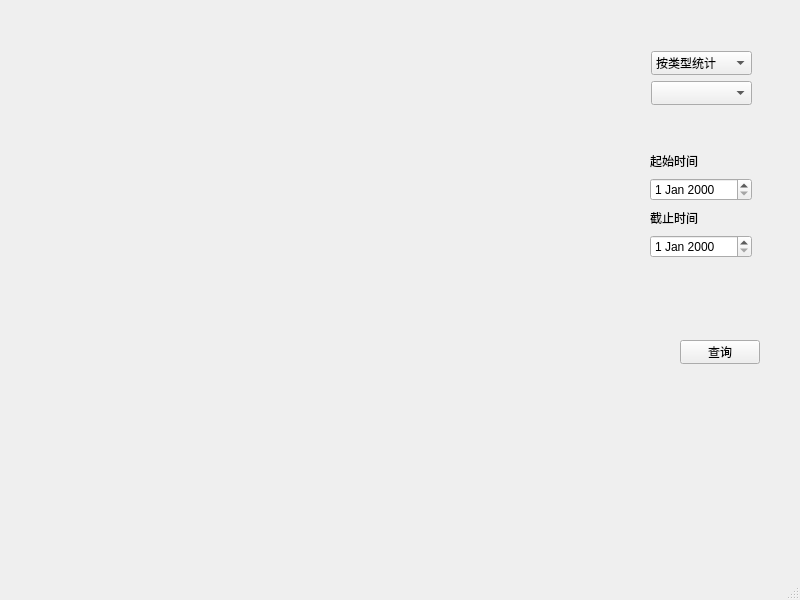
<?xml version="1.0" encoding="UTF-8"?>
<ui version="4.0">
 <class>MainWindow</class>
 <widget class="QMainWindow" name="MainWindow">
  <property name="geometry">
   <rect>
    <x>0</x>
    <y>0</y>
    <width>800</width>
    <height>600</height>
   </rect>
  </property>
  <property name="minimumSize">
   <size>
    <width>800</width>
    <height>600</height>
   </size>
  </property>
  <property name="windowTitle">
   <string>MainWindow</string>
  </property>
  <widget class="QWidget" name="graphwidget">
   <widget class="QCustomPlot" name="graph" native="true">
    <property name="geometry">
     <rect>
      <x>40</x>
      <y>100</y>
      <width>391</width>
      <height>301</height>
     </rect>
    </property>
   </widget>
   <widget class="QPushButton" name="Do">
    <property name="geometry">
     <rect>
      <x>680</x>
      <y>340</y>
      <width>80</width>
      <height>24</height>
     </rect>
    </property>
    <property name="text">
     <string>查询</string>
    </property>
   </widget>
   <widget class="QComboBox" name="showType">
    <property name="geometry">
     <rect>
      <x>651</x>
      <y>51</y>
      <width>101</width>
      <height>24</height>
     </rect>
    </property>
    <item>
     <property name="text">
      <string>按类型统计</string>
     </property>
    </item>
    <item>
     <property name="text">
      <string>按账户统计</string>
     </property>
    </item>
    <item>
     <property name="text">
      <string/>
     </property>
    </item>
   </widget>
   <widget class="QComboBox" name="comboBox">
    <property name="geometry">
     <rect>
      <x>651</x>
      <y>81</y>
      <width>101</width>
      <height>24</height>
     </rect>
    </property>
    <property name="autoFillBackground">
     <bool>false</bool>
    </property>
    <property name="editable">
     <bool>false</bool>
    </property>
   </widget>
   <widget class="QWidget" name="">
    <property name="geometry">
     <rect>
      <x>650</x>
      <y>150</y>
      <width>102</width>
      <height>108</height>
     </rect>
    </property>
    <layout class="QVBoxLayout" name="Date">
     <item>
      <widget class="QLabel" name="label">
       <property name="text">
        <string>起始时间</string>
       </property>
      </widget>
     </item>
     <item>
      <widget class="QDateEdit" name="timeFrom"/>
     </item>
     <item>
      <widget class="QLabel" name="label_2">
       <property name="text">
        <string>截止时间</string>
       </property>
      </widget>
     </item>
     <item>
      <widget class="QDateEdit" name="timeTo"/>
     </item>
    </layout>
   </widget>
  </widget>
  <widget class="QMenuBar" name="menubar">
   <property name="geometry">
    <rect>
     <x>0</x>
     <y>0</y>
     <width>800</width>
     <height>25</height>
    </rect>
   </property>
  </widget>
  <widget class="QStatusBar" name="statusbar"/>
 </widget>
 <customwidgets>
  <customwidget>
   <class>QCustomPlot</class>
   <extends>QWidget</extends>
   <header>../../qcustomplot.h</header>
   <container>1</container>
  </customwidget>
 </customwidgets>
 <tabstops>
  <tabstop>Do</tabstop>
  <tabstop>showType</tabstop>
  <tabstop>timeFrom</tabstop>
  <tabstop>timeTo</tabstop>
 </tabstops>
 <resources/>
 <connections/>
</ui>
